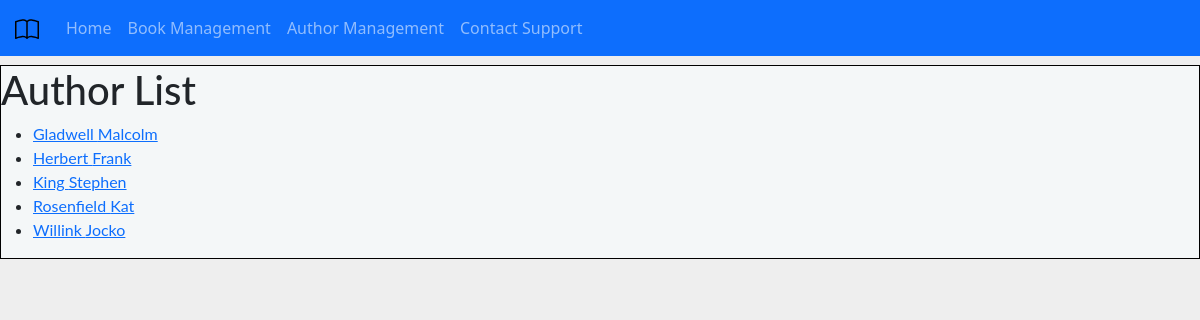
The app's page /book_manager/author_catalog/, older data.
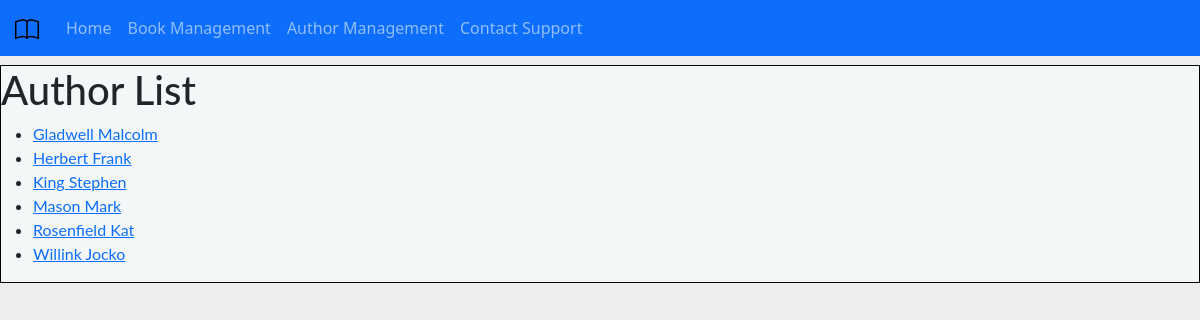
The same page, newer data.
### book_manager/models.py (models this page shows, shortened)
class Author(models.Model):
    first_name = models.CharField(max_length=100)
    last_name = models.CharField(max_length=100)
    date_of_birth = models.DateField('Birth', null=True, blank=True)
    date_of_death = models.DateField('Death', null=True, blank=True)
    class Meta:
        ordering = ['last_name', 'first_name']
    def get_absolute_url(self):
        return reverse('author-info', args=[str(self.id)])

### book_manager/views.py (the view)
# urls.py: path('author_catalog/', views.AuthorCatalog.as_view(), name='author-catalog'),
class AuthorCatalog(generic.ListView):
    model = Author
    context_object_name = 'author_catalog'
    template_name = 'book_manager/authorcatalog.html'
    def get_queryset(self):
        return Author.objects.order_by('last_name')

### book_manager/templates/book_manager/authorcatalog.html
{% extends 'book_manager/base/base.html' %}
{% block content %}
    <h1>Author List</h1>
    {% if author_catalog %}
    <ul>
        {% for author in author_catalog%}
        <li>
            <a href="{{ author.get_absolute_url }}">{{ author.last_name}} {{author.first_name}}</a>
        </li>
        {% endfor %}
    </ul>
    {% endif %}
{% endblock %}

Row changes from the older to the newer data that the page shows:
added Author: last_name "Mason", first_name "Mark"
